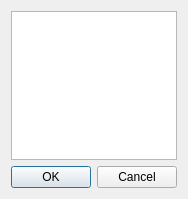
<?xml version="1.0" encoding="UTF-8"?>
<ui version="4.0">
 <class>ModeDialog</class>
 <widget class="QDialog" name="ModeDialog">
  <property name="geometry">
   <rect>
    <x>0</x>
    <y>0</y>
    <width>180</width>
    <height>199</height>
   </rect>
  </property>
  <property name="windowTitle">
   <string>Select Video Mode</string>
  </property>
  <layout class="QVBoxLayout" name="verticalLayout">
   <item>
    <widget class="QListWidget" name="modeList"/>
   </item>
   <item>
    <widget class="QDialogButtonBox" name="buttonBox">
     <property name="orientation">
      <enum>Qt::Horizontal</enum>
     </property>
     <property name="standardButtons">
      <set>QDialogButtonBox::Cancel|QDialogButtonBox::Ok</set>
     </property>
    </widget>
   </item>
  </layout>
 </widget>
 <resources/>
 <connections>
  <connection>
   <sender>buttonBox</sender>
   <signal>accepted()</signal>
   <receiver>ModeDialog</receiver>
   <slot>accept()</slot>
   <hints>
    <hint type="sourcelabel">
     <x>248</x>
     <y>254</y>
    </hint>
    <hint type="destinationlabel">
     <x>157</x>
     <y>274</y>
    </hint>
   </hints>
  </connection>
  <connection>
   <sender>buttonBox</sender>
   <signal>rejected()</signal>
   <receiver>ModeDialog</receiver>
   <slot>reject()</slot>
   <hints>
    <hint type="sourcelabel">
     <x>316</x>
     <y>260</y>
    </hint>
    <hint type="destinationlabel">
     <x>286</x>
     <y>274</y>
    </hint>
   </hints>
  </connection>
 </connections>
</ui>
